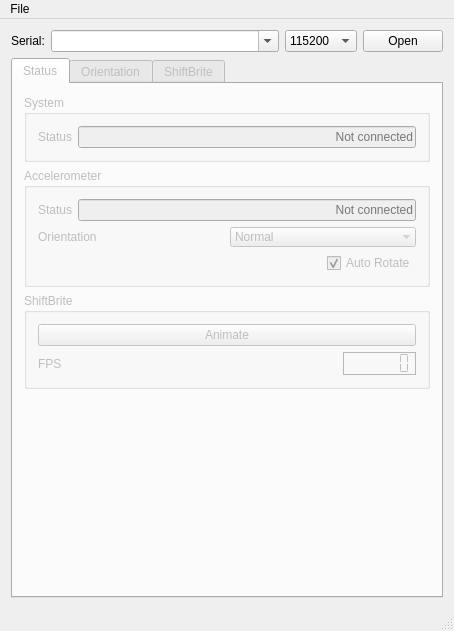
<?xml version="1.0" encoding="UTF-8"?>
<ui version="4.0">
 <class>MainWindow</class>
 <widget class="QMainWindow" name="MainWindow">
  <property name="geometry">
   <rect>
    <x>0</x>
    <y>0</y>
    <width>454</width>
    <height>631</height>
   </rect>
  </property>
  <property name="windowTitle">
   <string>QMonitorRotate</string>
  </property>
  <widget class="QWidget" name="centralWidget">
   <layout class="QVBoxLayout" name="verticalLayout_2">
    <item>
     <layout class="QHBoxLayout" name="horizontalLayout_4">
      <item>
       <widget class="QLabel" name="label_6">
        <property name="text">
         <string>Serial:</string>
        </property>
       </widget>
      </item>
      <item>
       <widget class="QComboBox" name="portCombo">
        <property name="sizePolicy">
         <sizepolicy hsizetype="Expanding" vsizetype="Fixed">
          <horstretch>0</horstretch>
          <verstretch>0</verstretch>
         </sizepolicy>
        </property>
        <property name="editable">
         <bool>true</bool>
        </property>
       </widget>
      </item>
      <item>
       <widget class="QComboBox" name="portBaudCombo">
        <property name="currentIndex">
         <number>7</number>
        </property>
        <item>
         <property name="text">
          <string>1200</string>
         </property>
        </item>
        <item>
         <property name="text">
          <string>2400</string>
         </property>
        </item>
        <item>
         <property name="text">
          <string>4800</string>
         </property>
        </item>
        <item>
         <property name="text">
          <string>9600</string>
         </property>
        </item>
        <item>
         <property name="text">
          <string>19200</string>
         </property>
        </item>
        <item>
         <property name="text">
          <string>38400</string>
         </property>
        </item>
        <item>
         <property name="text">
          <string>57600</string>
         </property>
        </item>
        <item>
         <property name="text">
          <string>115200</string>
         </property>
        </item>
       </widget>
      </item>
      <item>
       <widget class="QPushButton" name="portOpenButton">
        <property name="text">
         <string>Open</string>
        </property>
        <property name="checkable">
         <bool>true</bool>
        </property>
       </widget>
      </item>
     </layout>
    </item>
    <item>
     <widget class="QTabWidget" name="tabWidget">
      <property name="enabled">
       <bool>false</bool>
      </property>
      <property name="focusPolicy">
       <enum>Qt::TabFocus</enum>
      </property>
      <property name="currentIndex">
       <number>0</number>
      </property>
      <property name="elideMode">
       <enum>Qt::ElideNone</enum>
      </property>
      <widget class="QWidget" name="manageTab">
       <attribute name="title">
        <string>Status</string>
       </attribute>
       <layout class="QVBoxLayout" name="verticalLayout_6">
        <item>
         <widget class="QGroupBox" name="groupBox_3">
          <property name="title">
           <string>System</string>
          </property>
          <layout class="QVBoxLayout" name="verticalLayout_7">
           <item>
            <layout class="QHBoxLayout" name="horizontalLayout_17">
             <item>
              <widget class="QLabel" name="label_9">
               <property name="text">
                <string>Status</string>
               </property>
              </widget>
             </item>
             <item>
              <widget class="QLineEdit" name="systemStatusEdit">
               <property name="text">
                <string/>
               </property>
               <property name="alignment">
                <set>Qt::AlignRight|Qt::AlignTrailing|Qt::AlignVCenter</set>
               </property>
               <property name="readOnly">
                <bool>true</bool>
               </property>
               <property name="placeholderText">
                <string>Not connected</string>
               </property>
              </widget>
             </item>
            </layout>
           </item>
          </layout>
         </widget>
        </item>
        <item>
         <widget class="QGroupBox" name="accelGroup">
          <property name="title">
           <string>Accelerometer</string>
          </property>
          <property name="flat">
           <bool>false</bool>
          </property>
          <property name="checkable">
           <bool>false</bool>
          </property>
          <layout class="QVBoxLayout" name="verticalLayout_3">
           <item>
            <layout class="QHBoxLayout" name="horizontalLayout_15">
             <item>
              <widget class="QLabel" name="label_7">
               <property name="text">
                <string>Status</string>
               </property>
              </widget>
             </item>
             <item>
              <widget class="QLineEdit" name="accelStatusEdit">
               <property name="text">
                <string/>
               </property>
               <property name="alignment">
                <set>Qt::AlignRight|Qt::AlignTrailing|Qt::AlignVCenter</set>
               </property>
               <property name="readOnly">
                <bool>true</bool>
               </property>
               <property name="placeholderText">
                <string>Not connected</string>
               </property>
              </widget>
             </item>
            </layout>
           </item>
           <item>
            <layout class="QHBoxLayout" name="horizontalLayout">
             <item>
              <widget class="QLabel" name="label_5">
               <property name="text">
                <string>Orientation</string>
               </property>
              </widget>
             </item>
             <item>
              <widget class="QComboBox" name="accelOrientationCombo">
               <property name="enabled">
                <bool>false</bool>
               </property>
               <property name="editable">
                <bool>false</bool>
               </property>
               <property name="frame">
                <bool>false</bool>
               </property>
               <item>
                <property name="text">
                 <string>Normal</string>
                </property>
               </item>
               <item>
                <property name="text">
                 <string>Left</string>
                </property>
               </item>
               <item>
                <property name="text">
                 <string>Inverted</string>
                </property>
               </item>
               <item>
                <property name="text">
                 <string>Right</string>
                </property>
               </item>
              </widget>
             </item>
            </layout>
           </item>
           <item>
            <layout class="QHBoxLayout" name="horizontalLayout_7">
             <item>
              <spacer name="horizontalSpacer_2">
               <property name="orientation">
                <enum>Qt::Horizontal</enum>
               </property>
               <property name="sizeHint" stdset="0">
                <size>
                 <width>40</width>
                 <height>20</height>
                </size>
               </property>
              </spacer>
             </item>
             <item>
              <widget class="QCheckBox" name="accelAutoRotateCheck">
               <property name="text">
                <string>Auto Rotate</string>
               </property>
               <property name="checked">
                <bool>true</bool>
               </property>
              </widget>
             </item>
            </layout>
           </item>
          </layout>
         </widget>
        </item>
        <item>
         <widget class="QGroupBox" name="shiftBriteGroup">
          <property name="title">
           <string>ShiftBrite</string>
          </property>
          <layout class="QVBoxLayout" name="verticalLayout_5">
           <item>
            <widget class="QPushButton" name="shiftBriteAnimateButton">
             <property name="text">
              <string>Animate</string>
             </property>
             <property name="checkable">
              <bool>true</bool>
             </property>
             <property name="checked">
              <bool>false</bool>
             </property>
            </widget>
           </item>
           <item>
            <layout class="QHBoxLayout" name="horizontalLayout_16">
             <item>
              <widget class="QLabel" name="label_8">
               <property name="text">
                <string>FPS</string>
               </property>
              </widget>
             </item>
             <item>
              <spacer name="horizontalSpacer_5">
               <property name="orientation">
                <enum>Qt::Horizontal</enum>
               </property>
               <property name="sizeHint" stdset="0">
                <size>
                 <width>40</width>
                 <height>20</height>
                </size>
               </property>
              </spacer>
             </item>
             <item>
              <widget class="QLCDNumber" name="shiftBriteFPSLcd">
               <property name="frameShape">
                <enum>QFrame::StyledPanel</enum>
               </property>
               <property name="frameShadow">
                <enum>QFrame::Plain</enum>
               </property>
               <property name="lineWidth">
                <number>2</number>
               </property>
               <property name="smallDecimalPoint">
                <bool>false</bool>
               </property>
               <property name="digitCount">
                <number>6</number>
               </property>
               <property name="mode">
                <enum>QLCDNumber::Dec</enum>
               </property>
               <property name="segmentStyle">
                <enum>QLCDNumber::Flat</enum>
               </property>
              </widget>
             </item>
            </layout>
           </item>
          </layout>
         </widget>
        </item>
        <item>
         <spacer name="verticalSpacer_2">
          <property name="orientation">
           <enum>Qt::Vertical</enum>
          </property>
          <property name="sizeHint" stdset="0">
           <size>
            <width>20</width>
            <height>241</height>
           </size>
          </property>
         </spacer>
        </item>
       </layout>
      </widget>
      <widget class="QWidget" name="orientationTab">
       <attribute name="title">
        <string>Orientation</string>
       </attribute>
       <layout class="QVBoxLayout" name="verticalLayout">
        <item>
         <layout class="QHBoxLayout" name="horizontalLayout_2">
          <item>
           <widget class="QLabel" name="label">
            <property name="text">
             <string>X Axis</string>
            </property>
           </widget>
          </item>
          <item>
           <widget class="QProgressBar" name="xAxisBar">
            <property name="minimum">
             <number>-100</number>
            </property>
            <property name="maximum">
             <number>100</number>
            </property>
            <property name="value">
             <number>0</number>
            </property>
            <property name="format">
             <string>%v%</string>
            </property>
           </widget>
          </item>
         </layout>
        </item>
        <item>
         <layout class="QHBoxLayout" name="horizontalLayout_3">
          <item>
           <widget class="QLabel" name="label_2">
            <property name="text">
             <string>Y Axis</string>
            </property>
           </widget>
          </item>
          <item>
           <widget class="QProgressBar" name="yAxisBar">
            <property name="minimum">
             <number>-100</number>
            </property>
            <property name="value">
             <number>0</number>
            </property>
            <property name="format">
             <string>%v%</string>
            </property>
           </widget>
          </item>
         </layout>
        </item>
        <item>
         <layout class="QHBoxLayout" name="horizontalLayout_5">
          <item>
           <widget class="QLabel" name="label_3">
            <property name="text">
             <string>Z Axis</string>
            </property>
           </widget>
          </item>
          <item>
           <widget class="QProgressBar" name="zAxisBar">
            <property name="minimum">
             <number>-100</number>
            </property>
            <property name="value">
             <number>0</number>
            </property>
            <property name="format">
             <string>%v%</string>
            </property>
           </widget>
          </item>
         </layout>
        </item>
        <item>
         <layout class="QHBoxLayout" name="horizontalLayout_6">
          <item>
           <widget class="QLabel" name="label_4">
            <property name="text">
             <string>Samples Per Second</string>
            </property>
           </widget>
          </item>
          <item>
           <spacer name="horizontalSpacer">
            <property name="orientation">
             <enum>Qt::Horizontal</enum>
            </property>
            <property name="sizeHint" stdset="0">
             <size>
              <width>40</width>
              <height>20</height>
             </size>
            </property>
           </spacer>
          </item>
          <item>
           <widget class="QLCDNumber" name="accelSampleRateLcd">
            <property name="frameShape">
             <enum>QFrame::StyledPanel</enum>
            </property>
            <property name="frameShadow">
             <enum>QFrame::Plain</enum>
            </property>
            <property name="lineWidth">
             <number>2</number>
            </property>
            <property name="smallDecimalPoint">
             <bool>false</bool>
            </property>
            <property name="digitCount">
             <number>6</number>
            </property>
            <property name="mode">
             <enum>QLCDNumber::Dec</enum>
            </property>
            <property name="segmentStyle">
             <enum>QLCDNumber::Flat</enum>
            </property>
           </widget>
          </item>
         </layout>
        </item>
        <item>
         <spacer name="verticalSpacer">
          <property name="orientation">
           <enum>Qt::Vertical</enum>
          </property>
          <property name="sizeHint" stdset="0">
           <size>
            <width>20</width>
            <height>40</height>
           </size>
          </property>
         </spacer>
        </item>
       </layout>
      </widget>
      <widget class="QWidget" name="shiftBriteTab">
       <attribute name="title">
        <string>ShiftBrite</string>
       </attribute>
       <layout class="QVBoxLayout" name="verticalLayout_4">
        <item>
         <layout class="QHBoxLayout" name="horizontalLayout_11">
          <item>
           <widget class="QLabel" name="label_11">
            <property name="text">
             <string>Output</string>
            </property>
           </widget>
          </item>
          <item>
           <spacer name="horizontalSpacer_3">
            <property name="orientation">
             <enum>Qt::Horizontal</enum>
            </property>
            <property name="sizeHint" stdset="0">
             <size>
              <width>40</width>
              <height>20</height>
             </size>
            </property>
           </spacer>
          </item>
          <item>
           <widget class="QLabel" name="label_12">
            <property name="sizePolicy">
             <sizepolicy hsizetype="Fixed" vsizetype="Fixed">
              <horstretch>0</horstretch>
              <verstretch>0</verstretch>
             </sizepolicy>
            </property>
            <property name="minimumSize">
             <size>
              <width>30</width>
              <height>30</height>
             </size>
            </property>
            <property name="maximumSize">
             <size>
              <width>30</width>
              <height>30</height>
             </size>
            </property>
            <property name="autoFillBackground">
             <bool>false</bool>
            </property>
            <property name="frameShape">
             <enum>QFrame::Box</enum>
            </property>
            <property name="frameShadow">
             <enum>QFrame::Plain</enum>
            </property>
            <property name="text">
             <string/>
            </property>
           </widget>
          </item>
         </layout>
        </item>
        <item>
         <layout class="QHBoxLayout" name="horizontalLayout_10">
          <item>
           <widget class="QCheckBox" name="checkBox_2">
            <property name="minimumSize">
             <size>
              <width>100</width>
              <height>0</height>
             </size>
            </property>
            <property name="text">
             <string>Red</string>
            </property>
           </widget>
          </item>
          <item>
           <widget class="QSlider" name="horizontalSlider">
            <property name="orientation">
             <enum>Qt::Horizontal</enum>
            </property>
           </widget>
          </item>
          <item>
           <widget class="QLabel" name="label_10">
            <property name="sizePolicy">
             <sizepolicy hsizetype="Fixed" vsizetype="Fixed">
              <horstretch>0</horstretch>
              <verstretch>0</verstretch>
             </sizepolicy>
            </property>
            <property name="minimumSize">
             <size>
              <width>20</width>
              <height>20</height>
             </size>
            </property>
            <property name="maximumSize">
             <size>
              <width>20</width>
              <height>20</height>
             </size>
            </property>
            <property name="autoFillBackground">
             <bool>false</bool>
            </property>
            <property name="frameShape">
             <enum>QFrame::Box</enum>
            </property>
            <property name="frameShadow">
             <enum>QFrame::Plain</enum>
            </property>
            <property name="text">
             <string/>
            </property>
           </widget>
          </item>
         </layout>
        </item>
        <item>
         <layout class="QHBoxLayout" name="horizontalLayout_9">
          <item>
           <widget class="QCheckBox" name="checkBox_3">
            <property name="minimumSize">
             <size>
              <width>100</width>
              <height>0</height>
             </size>
            </property>
            <property name="text">
             <string>Blue</string>
            </property>
           </widget>
          </item>
          <item>
           <widget class="QSlider" name="horizontalSlider_3">
            <property name="orientation">
             <enum>Qt::Horizontal</enum>
            </property>
           </widget>
          </item>
          <item>
           <widget class="QLabel" name="label_13">
            <property name="sizePolicy">
             <sizepolicy hsizetype="Fixed" vsizetype="Fixed">
              <horstretch>0</horstretch>
              <verstretch>0</verstretch>
             </sizepolicy>
            </property>
            <property name="minimumSize">
             <size>
              <width>20</width>
              <height>20</height>
             </size>
            </property>
            <property name="maximumSize">
             <size>
              <width>20</width>
              <height>20</height>
             </size>
            </property>
            <property name="autoFillBackground">
             <bool>false</bool>
            </property>
            <property name="frameShape">
             <enum>QFrame::Box</enum>
            </property>
            <property name="frameShadow">
             <enum>QFrame::Plain</enum>
            </property>
            <property name="text">
             <string/>
            </property>
           </widget>
          </item>
         </layout>
        </item>
        <item>
         <layout class="QHBoxLayout" name="horizontalLayout_8">
          <item>
           <widget class="QCheckBox" name="checkBox_4">
            <property name="minimumSize">
             <size>
              <width>100</width>
              <height>0</height>
             </size>
            </property>
            <property name="text">
             <string>Green</string>
            </property>
           </widget>
          </item>
          <item>
           <widget class="QSlider" name="horizontalSlider_2">
            <property name="orientation">
             <enum>Qt::Horizontal</enum>
            </property>
           </widget>
          </item>
          <item>
           <widget class="QLabel" name="label_14">
            <property name="sizePolicy">
             <sizepolicy hsizetype="Fixed" vsizetype="Fixed">
              <horstretch>0</horstretch>
              <verstretch>0</verstretch>
             </sizepolicy>
            </property>
            <property name="minimumSize">
             <size>
              <width>20</width>
              <height>20</height>
             </size>
            </property>
            <property name="maximumSize">
             <size>
              <width>20</width>
              <height>20</height>
             </size>
            </property>
            <property name="autoFillBackground">
             <bool>false</bool>
            </property>
            <property name="frameShape">
             <enum>QFrame::Box</enum>
            </property>
            <property name="frameShadow">
             <enum>QFrame::Plain</enum>
            </property>
            <property name="text">
             <string/>
            </property>
           </widget>
          </item>
         </layout>
        </item>
        <item>
         <layout class="QHBoxLayout" name="horizontalLayout_13">
          <item>
           <widget class="QLabel" name="label_15">
            <property name="text">
             <string>Duration</string>
            </property>
           </widget>
          </item>
          <item>
           <widget class="QSpinBox" name="spinBox">
            <property name="alignment">
             <set>Qt::AlignRight|Qt::AlignTrailing|Qt::AlignVCenter</set>
            </property>
            <property name="maximum">
             <number>9999999</number>
            </property>
            <property name="value">
             <number>1000</number>
            </property>
           </widget>
          </item>
         </layout>
        </item>
        <item>
         <layout class="QHBoxLayout" name="horizontalLayout_14">
          <item>
           <widget class="QRadioButton" name="radioButton">
            <property name="text">
             <string>Start Value</string>
            </property>
            <property name="checked">
             <bool>true</bool>
            </property>
           </widget>
          </item>
          <item>
           <widget class="QRadioButton" name="radioButton_2">
            <property name="text">
             <string>Stop Value</string>
            </property>
           </widget>
          </item>
         </layout>
        </item>
        <item>
         <layout class="QHBoxLayout" name="horizontalLayout_12">
          <item>
           <widget class="QPushButton" name="pushButton_2">
            <property name="text">
             <string>Test</string>
            </property>
           </widget>
          </item>
          <item>
           <spacer name="horizontalSpacer_4">
            <property name="orientation">
             <enum>Qt::Horizontal</enum>
            </property>
            <property name="sizeHint" stdset="0">
             <size>
              <width>40</width>
              <height>20</height>
             </size>
            </property>
           </spacer>
          </item>
          <item>
           <widget class="QPushButton" name="pushButton_3">
            <property name="text">
             <string>Save</string>
            </property>
           </widget>
          </item>
         </layout>
        </item>
        <item>
         <widget class="QTableView" name="tableView"/>
        </item>
       </layout>
      </widget>
     </widget>
    </item>
   </layout>
  </widget>
  <widget class="QMenuBar" name="menuBar">
   <property name="geometry">
    <rect>
     <x>0</x>
     <y>0</y>
     <width>454</width>
     <height>25</height>
    </rect>
   </property>
   <widget class="QMenu" name="menuFile">
    <property name="title">
     <string>File</string>
    </property>
    <addaction name="actionSave_Log"/>
    <addaction name="actionQuit"/>
   </widget>
   <addaction name="menuFile"/>
  </widget>
  <widget class="QStatusBar" name="statusBar">
   <property name="toolTip">
    <string/>
   </property>
   <property name="statusTip">
    <string/>
   </property>
   <property name="accessibleDescription">
    <string/>
   </property>
  </widget>
  <action name="actionSave_Log">
   <property name="text">
    <string>Save Log</string>
   </property>
  </action>
  <action name="actionQuit">
   <property name="text">
    <string>Quit</string>
   </property>
  </action>
 </widget>
 <layoutdefault spacing="6" margin="11"/>
 <tabstops>
  <tabstop>portCombo</tabstop>
  <tabstop>portBaudCombo</tabstop>
  <tabstop>portOpenButton</tabstop>
  <tabstop>tabWidget</tabstop>
  <tabstop>systemStatusEdit</tabstop>
  <tabstop>accelStatusEdit</tabstop>
  <tabstop>accelOrientationCombo</tabstop>
  <tabstop>accelAutoRotateCheck</tabstop>
  <tabstop>shiftBriteAnimateButton</tabstop>
  <tabstop>checkBox_2</tabstop>
  <tabstop>horizontalSlider</tabstop>
  <tabstop>checkBox_3</tabstop>
  <tabstop>horizontalSlider_3</tabstop>
  <tabstop>checkBox_4</tabstop>
  <tabstop>horizontalSlider_2</tabstop>
  <tabstop>spinBox</tabstop>
  <tabstop>radioButton</tabstop>
  <tabstop>radioButton_2</tabstop>
  <tabstop>pushButton_2</tabstop>
  <tabstop>pushButton_3</tabstop>
  <tabstop>tableView</tabstop>
 </tabstops>
 <resources/>
 <connections>
  <connection>
   <sender>actionQuit</sender>
   <signal>triggered()</signal>
   <receiver>MainWindow</receiver>
   <slot>close()</slot>
   <hints>
    <hint type="sourcelabel">
     <x>-1</x>
     <y>-1</y>
    </hint>
    <hint type="destinationlabel">
     <x>226</x>
     <y>315</y>
    </hint>
   </hints>
  </connection>
 </connections>
</ui>
